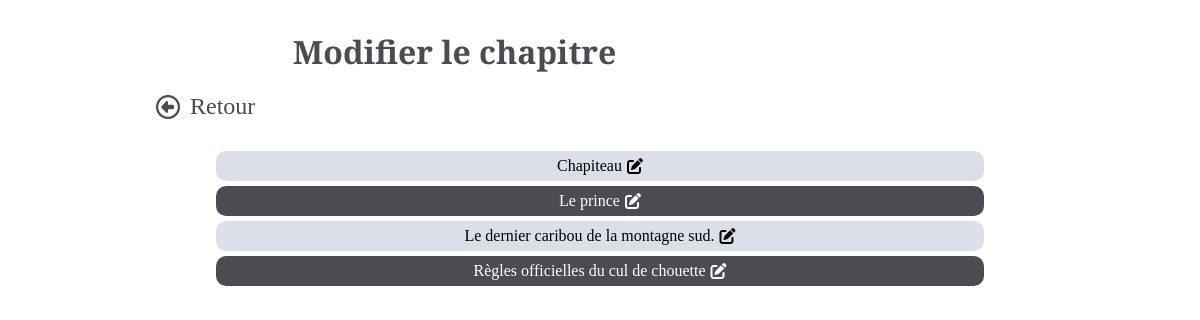
The app's page /liste-edition (signed in), older data.
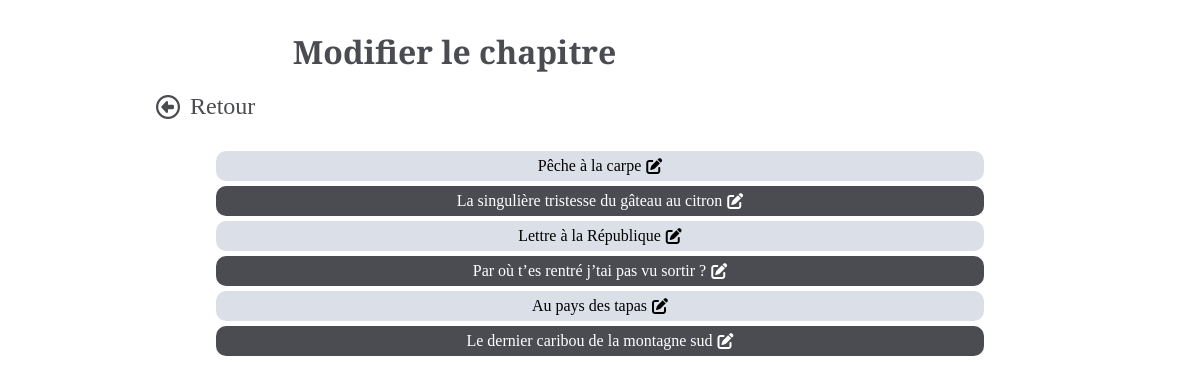
The same page, newer data.
### tables this page shows
CREATE TABLE IF NOT EXISTS `chapters` (
  `id` int(11) NOT NULL AUTO_INCREMENT,
  `title` varchar(255) NOT NULL,
  `content` text NOT NULL,
  `created_date` datetime NOT NULL,
  PRIMARY KEY (`id`)
);

### controller/backend.php (called while the page is built, shortened)
<?php
require_once('model/ChapterManager.php');
function displayEdit() {
  $postManager = new ChapterManager();
  $req = $postManager->getChapters();
  require('view/backend/editView.php');
}

### index.php (called while the page is built, shortened)
<?php
require('controller/backend.php');
$router = new Router;
$router->init();

### model/ChapterManager.php (called while the page is built, shortened)
<?php
class ChapterManager extends Manager {
  public function getChapters() {
    $db = $this->dbConnect();
    $req = $db->query('SELECT `id`, `title`, `content`, `created_date` FROM chapters ORDER BY created_date DESC');
    return $req;
  }
}

### view/backend/editView.php (the view, shortened to what this page needs)
<session class="template-middle">
            <div class="template-middle">
                <h2 class="title-page">Modifier le chapitre</h2>
                    <a href="administration">
                      <div class="goback">
                        <i class="far fa-arrow-alt-circle-left"></i>
                        <span class="goback-text">Retour</span>
                      </div>
                    </a>
                    <ul>
                          <?php
                              while ($donnees = $req->fetch())
                            {
                              $id = $donnees['id'];
                          ?>
                            <li class="feature">
                              <a href="index.php?action=editer-chapitre&id=<?= $id ?>"><?= htmlspecialchars($donnees['title']); ?></a>
                              <i class="fas fa-edit"></i>
                            </li>
                          <?php
                            }
                          ?>
                    </ul>
             </div>
</session>
<?php require('view/backend/template.php'); ?>

Row changes from the older to the newer data that the page shows:
removed chapters: title "Chapiteau"
removed chapters: title "Le prince"
removed chapters: title "Le dernier caribou de la montagne sud."
removed chapters: title "Règles officielles du cul de chouette"
added chapters: title "Pêche à la carpe"
added chapters: title "La singulière tristesse du gâteau au citron"
added chapters: title "Lettre à la République"
added chapters: title "Par où t’es rentré j’tai pas vu sortir ?"
added chapters: title "Au pays des tapas"
added chapters: title "Le dernier caribou de la montagne sud"
